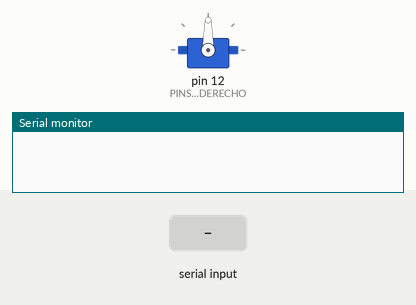
The sketch below on a simulated Arduino Uno, built with avr-gcc and run on an emulated ATmega328P. On the bench: servo, the last lines printed to the serial monitor. The test bench sets the inputs (shaded band).

Above: at 1.2 s.
1.3 s: "w" received over the second serial link
At 2.1 s:
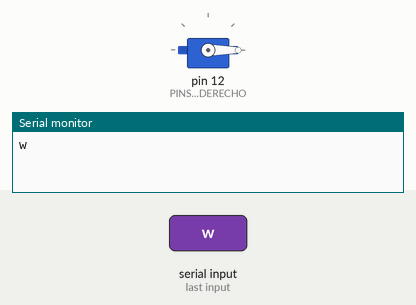
4.3 s: "1" received over the second serial link
At 5.6 s:
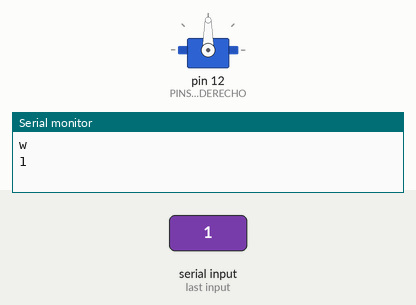
6.8 s: "w" received over Serial
At 9.1 s:
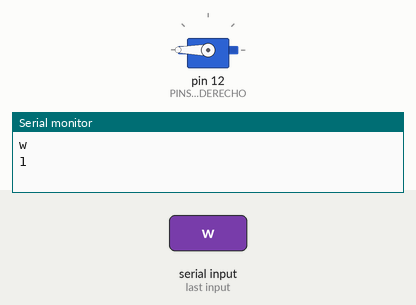
9.8 s: "1" received over Serial
At 11.0 s:
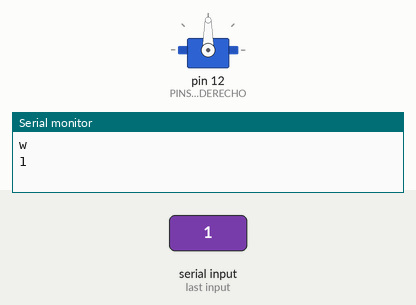
Timing chart, 0 to 12.3 s (numbered marks = the images above; inputs shaded):
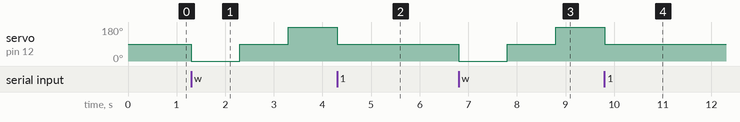

Measured:
- after the input at 1.3 s, servo on pin 12 (PINSERVODERECHO): 90° → 0° at once, → 90° 1.0 s later, → 180° 1.0 s later
- after the input at 4.3 s, servo on pin 12 (PINSERVODERECHO): goes on until 4.3 s, then stays 90°
- after the input at 6.8 s, servo on pin 12 (PINSERVODERECHO): 90° → 0° at once, → 90° 1.0 s later, → 180° 1.0 s later
- after the input at 9.8 s, servo on pin 12 (PINSERVODERECHO): goes on until 9.8 s, then stays 90°

The sketch:

robotjugador.ino
```cpp
#include<Servo.h>//Libreria para manejo de los servos
#include<SoftwareSerial.h>
#define PINSERVODERECHO 12//Defino el pin del servo derecho
#define TXBluetooth 3 //Lugar de conexion d e l Blue tooth Rx
#define RXBluetooth 2 //Lugar de conexion d e l Blue tooth Tx


Servo motorDerecho;
SoftwareSerial BT(RXBluetooth,TXBluetooth);

void setup() {
  motorDerecho.attach(PINSERVODERECHO);
  Serial.begin(9600);
  BT.begin(9600);
}

char orden;

void loop() {
  if(Serial.available()>0)
    {
        orden=Serial.read();
    }
  if(BT.available()>0)
    {
        orden=BT.read();
        Serial.println(orden);
    }
  if(orden=='w')
    {
      motorDerecho.write(0);//Sentido horario
      delay(1000);
      motorDerecho.write(90);//Detenido
      delay(1000);
      motorDerecho.write(180);//Sentido antihorario
      delay(1000);
      motorDerecho.write(90);//Detenido
      delay(1000);
    }else{
          motorDerecho.write(90);//Detenido
         }


}
```
